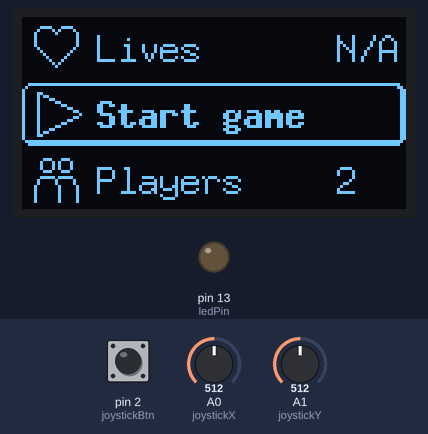
Bench run of a sketch on a simulated Arduino Uno, built with avr-gcc and run on an emulated ATmega328P. Parts: 128×64 one-colour display, output pins drawn as LEDs (lit = HIGH). Inputs (shaded band) come from the test bench; at power-on: A1 (joystickY) = 512, A0 (joystickX) = 512, pin 2 (joystickBtn) HIGH. Random numbers use the default seed unless the sketch sets one.

Above: at 1.3 s.
1.4 s: A1 (joystickY) set to 190
At 1.54 s:
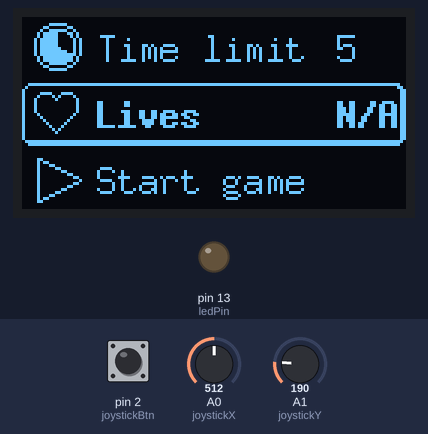
3.3 s: A0 (joystickX) set to 208
4.8 s: A0 (joystickX) set to 193
At 5.86 s:
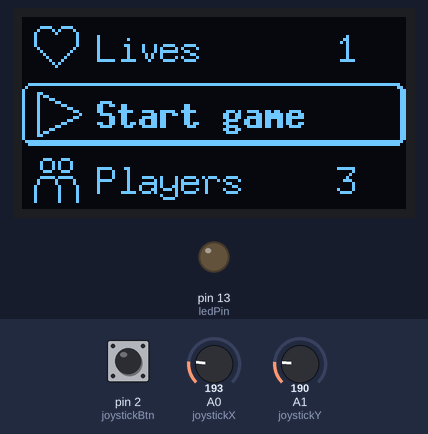
7.1 s: pin 2 (joystickBtn) pulled LOW for 1 s
At 7.95 s:
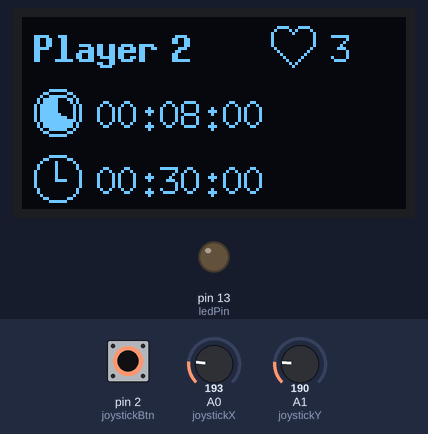
8.7 s: pin 2 (joystickBtn) pulled LOW for 0.15 s
At 8.9 s:
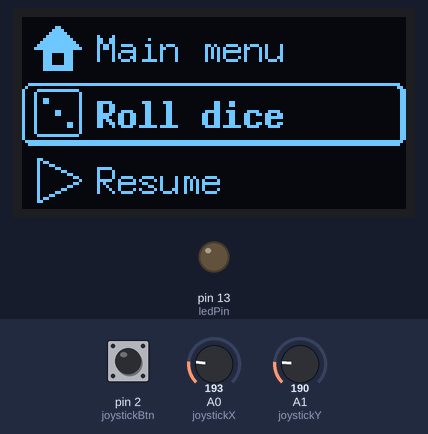

The sketch:

boardgame_clock.ino
```cpp
/*
File: boardgame_clock.ino
Author: Pontus Martinsson
Date: 2023-12-10
Description: This program uses an oled-display and a joystick to create a tool intended for use with board games.
*/

#include <U8g2lib.h>
#include <RtcDS3231.h>
#include "bitmaps.h"

#define joystickX A0
#define joystickY A1
#define joystickBtn 2
#define ledPin 13

U8G2_SSD1306_128X64_NONAME_F_SW_I2C u8g2(U8G2_R0, SCL, SDA, U8X8_PIN_NONE); // display object

// variables used for navigation in menus
int selectedItem = 0;
int previousItem;
int nextItem;
bool buttonState;
bool buttonToggle;
int currentMenuItems;

// constants for object position, for convenience
const int previousItemYPosition = 15;
const int selectedItemYPosition = 37;
const int nextItemYPosition = 59;
const int labelXPosition = 25;

// additional variables
int currentPlayer;
int dice = random(1, 6);
int currentScreen = 0;
int timeWarning = 20;

// additional arrays
int settingValue[mainMenuItems] { 0, 2, 0, 5, 0 }; // default setting values
int playerLives[10] {};

// fonts
const uint16_t regularFont = u8g2_font_7x13_mf;
const uint16_t boldFont = u8g2_font_7x13B_mf;

// variables used to keep track of time
unsigned long lastUpdateMillis;
unsigned long gameStartMillis;
unsigned long turnStartMillis;

void setup() {
  pinMode(joystickBtn, INPUT_PULLUP);
  pinMode(ledPin, OUTPUT);

  u8g2.begin();
  u8g2.setBitmapMode(1);
  u8g2.setColorIndex(1);
  u8g2.setPowerSave(0);

  // start in the main menu
  menu();
  drawMenu();
}

// help function for reading the joystick's x-value
int readJoystickX() {
  if (analogRead(joystickX) >= 823) {
    return (1);
  }
  else if (analogRead(joystickX) <= 200) {
    return (-1);
  }
}

// help function for reading the joystick's y-value
int readJoystickY() {
  if (analogRead(joystickY) >= 823) {
    return (-1);
  }
  else if (analogRead(joystickY) <= 200) {
    return (1);
  }
}

// read the joystick button and apply changes accordingly
void joystickButton() {
  buttonState = digitalRead(joystickBtn);

  if (buttonState == false && buttonToggle == false) {
    if (currentScreen == 0 && selectedItem == 0) { // start game
      gameStartMillis = millis();
      turnStartMillis = millis();
      currentPlayer = 1;
      buttonToggle = true;
      currentScreen = 1;

      for (int i = 1; i <= settingValue[1]; i++) {
        playerLives[i] = settingValue[4];
      }
    }
    else if (currentScreen == 1) { // pause
      currentScreen = 2;
      buttonToggle = true;
      menu();
      drawMenu();
    }
    else if (currentScreen == 2) { // game menu
      if (selectedItem == 0) { // resume
        currentScreen = 1;
        buttonToggle = true;
      }
      else if (selectedItem == 1) { // life menu
        currentScreen = 3;
        buttonToggle = true;
        selectedItem = 0;
        menu();
        drawMenu();
      }
      else if (selectedItem == 2) { // main menu
        currentScreen = 0;
        buttonToggle = true;
        selectedItem = 0;
        menu();
        drawMenu();
      }
      else if (selectedItem == 3) { // roll dice
        dice = 0;
        drawMenu();
        dice = random(1, 7);
        drawMenu();
      }
    }
    else if (currentScreen == 3) { // life menu
      if (selectedItem == 0) { // back
        currentScreen = 2;
        buttonToggle = true;
        selectedItem = 0;
        menu();
        drawMenu();
      }
    }
  }
  else if (buttonToggle == true && buttonState == true) {
    buttonToggle = false;
  }
}

// navigate menu up and down
void scrollMenu() {
  if (readJoystickY() == 1) {
    selectedItem = selectedItem - 1;

    if (selectedItem < 0) {
      selectedItem = currentMenuItems - 1;
    }
    drawMenu();
  }
  else if (readJoystickY() == -1) {
    selectedItem = selectedItem + 1;

    if (selectedItem >= currentMenuItems) {
      selectedItem = 0;
    }
    drawMenu();
  }
}

// change the appropriate value
void changeValue() {
  const int settingValueIncrement[mainMenuItems] { 0, 1, 10, 1, 1 };
  const int settingValueMaximum[mainMenuItems] { 0, 10, 720, 20, 999 };
  const int settingValueMinimum[mainMenuItems] { 0, 2, 0, 0, 0};

   if (currentScreen == 0) { // main menu

    if (readJoystickX() == -1) {
      settingValue[selectedItem] += settingValueIncrement[selectedItem];

      if (settingValue[selectedItem] > settingValueMaximum[selectedItem]) {
        settingValue[selectedItem] = settingValueMinimum[selectedItem];
      }
      drawMenu();
    }
    else if (readJoystickX() == 1) {
      settingValue[selectedItem] -= settingValueIncrement[selectedItem];

      if (settingValue[selectedItem] < settingValueMinimum[selectedItem]) {
        settingValue[selectedItem] = settingValueMaximum[selectedItem];
      }
      drawMenu();
    }
  }
  else if (currentScreen == 1) { // game screen
    if (readJoystickX() == -1) {
      currentPlayer += 1;
      turnStartMillis = millis();

      if (currentPlayer > settingValue[1]) {
        currentPlayer = 1;
      }
      drawGame();
    }
    else if (readJoystickX() == 1) {
      currentPlayer -= 1;
      turnStartMillis = millis();

      if (currentPlayer <= 0) {
        currentPlayer = settingValue[1];
      }
      drawGame();
    }
    else if (readJoystickY() == 1) {
      playerLives[currentPlayer] += 1;

      if (playerLives[currentPlayer] > settingValueMaximum[4]) {
        playerLives[currentPlayer] = settingValueMinimum[4];
      }
      drawGame();
    }
    else if (readJoystickY() == -1) {
      playerLives[currentPlayer] -= 1;

      if (playerLives[currentPlayer] < settingValueMinimum[4]) {
        currentPlayer = settingValueMaximum[4];
      }
      drawGame();
    }
  }
  else if (currentScreen == 3) { // life menu
    if (readJoystickX() == -1) {
      playerLives[selectedItem] += settingValueIncrement[4];

      if (playerLives[selectedItem] > settingValueMaximum[4]) {
        playerLives[selectedItem] = settingValueMinimum[4];
      }
      drawMenu();
    }
    else if (readJoystickX() == 1) {
      playerLives[selectedItem] -= settingValueIncrement[4];

      if (playerLives[selectedItem] < settingValueMinimum[4]) {
        playerLives[selectedItem] = settingValueMaximum[4];
      }
      drawMenu();
    }
  }
}

// operate the active menu
void menu() {
  if (currentScreen == 0) {
    currentMenuItems = mainMenuItems;
  }
  else if (currentScreen == 2) {
    currentMenuItems = pauseMenuItems;
  }
  else if (currentScreen == 3) {
    currentMenuItems = settingValue[1] + 1;
  }

  joystickButton();
  scrollMenu();
  changeValue();
}

// draw the appropriate menu
void drawMenu() {
  if (selectedItem == 0) { previousItem = currentMenuItems - 1; }  // if the first item is selected - previous item is the last item
  else { previousItem = selectedItem - 1; }

  if (selectedItem == currentMenuItems - 1) { nextItem = 0; }  // if the last item is selected - next item is the first item
  else { nextItem = selectedItem + 1; }

  int currentMenuArray;
  if (currentScreen == 0) { currentMenuArray = 0; }
  else if (currentScreen == 2) { currentMenuArray = 1; }
  else if (currentScreen == 3) { currentMenuArray = 2; }

  u8g2.clearBuffer();

  u8g2.drawXBMP(0, 22, 128, 21, bitmapItemSelectionOutline); // draw selection outline
  drawMenuItem(currentMenuArray, previousItem, regularFont, previousItemYPosition); // draw previous item
  drawMenuItem(currentMenuArray, selectedItem, boldFont, selectedItemYPosition); // draw selected item
  drawMenuItem(currentMenuArray, nextItem, regularFont, nextItemYPosition); // draw next item

  u8g2.sendBuffer();
}

// draw menu item
void drawMenuItem(int menu, int item, uint16_t font, int yPosition) {
  char visibleValue[3]; // empty array for converting int to char

  // draw outline and label
  u8g2.setFont(font);
  if (menu == 2) {
    if (item == 0) {
      u8g2.drawStr(labelXPosition, yPosition, "Back");
    }
    else {
      u8g2.drawStr(labelXPosition, yPosition, "Player");
      itoa(item, visibleValue, 10);
      u8g2.drawStr(69, yPosition, visibleValue);
    }
  }
  else {
    u8g2.drawStr(labelXPosition, yPosition, labels[menu][item]);
  }

  // draw the appropriate icon
  if (menu == 1 && item == pauseMenuItems -1) {
    u8g2.drawXBMP(4, yPosition - 13, 16, 16, bitmapDiceIcons[dice]); // draw dice icon
  }
  else if (menu == 2) {
    if (item == 0) { u8g2.drawXBMP(4, yPosition - 13, 16, 16, bitmapBackIcon); }
    else {u8g2.drawXBMP(4, yPosition - 13, 16, 16, bitmapLifeIcon); } // draw life icon
  }
  else {
    u8g2.drawXBMP(4, yPosition - 13, 16, 16, bitmapMenuIcons[menu][item]); // draw icon
  }

  // draw value
  if (menu == 0) {
    if (settingValue[item] != 0) {
      itoa(settingValue[item], visibleValue, 10); // convert int to char
      u8g2.drawStr(105, yPosition, visibleValue);
    }
    else if (item != 0) { // do not draw a setting value for the first item (start/resume)
      u8g2.drawStr(105, yPosition, "N/A");
    }
  }
  else if (menu == 2) {
    if (playerLives[item] != 0) {
      itoa(playerLives[item], visibleValue, 10); // convert int to char
      u8g2.drawStr(105, yPosition, visibleValue);
    }
    else if (item != 0) { // do not draw a setting value for the first item (start/resume)
      u8g2.drawStr(105, yPosition, "ded");
    }
  }
}

// method to calculate how much time is left and apply that to a char in the HH:MM:SS format
void timeLeft(int settingValNum, char* result, unsigned long startMillis) {
  long secondsLeft = (settingValue[settingValNum] * 60UL) - ((millis() - startMillis) / 1000); // calculate number of seconds left

  if (secondsLeft < timeWarning && settingValNum == 3) { // if almost out of time, light up led
    digitalWrite(ledPin, true);
  }
  else if (settingValNum == 3) {
    digitalWrite(ledPin, false);
  }

  if (secondsLeft > 0) {
    // calculate remaining time
    int remainingHours = secondsLeft / 3600;
    int leftoverSeconds = secondsLeft % 3600;
    int remainingMinutes = leftoverSeconds / 60;
    int remainingSeconds = leftoverSeconds % 60;

    sprintf(result, "%02d:%02d:%02d", remainingHours, remainingMinutes, remainingSeconds); // apply the remaining time to a char in HH:MM:SS format
  }
  else {
    strcpy(result, "00:00:00"); // copy "00:00:00" to a char
  }
}

// operate the game screen
void game() {
  if (lastUpdateMillis + 350 < millis()) { // only update time once every 350 ms
    drawGame();
  lastUpdateMillis = millis();
  }
  joystickButton();
  changeValue();
}

// draw the game screen
void drawGame() {
  char numberChar[8]; // empty char

  u8g2.clearBuffer();

  // whose turn it is
  u8g2.setFont(boldFont);
  u8g2.drawStr(4, previousItemYPosition, "Player");
  itoa(currentPlayer, numberChar, 10);
  u8g2.drawStr(50, previousItemYPosition, numberChar);

  // how many lives the current player has
  u8g2.setFont(regularFont);
  u8g2.drawXBMP(83, previousItemYPosition - 13, 16, 16, bitmapLifeIcon);
  itoa(playerLives[currentPlayer], numberChar, 10);
  u8g2.drawStr(103, previousItemYPosition, numberChar);

  // how much time is left on this turn
  u8g2.drawXBMP(4, selectedItemYPosition - 13, 16, 16, bitmapMenuIcons[0][3]);
  timeLeft(3, numberChar, turnStartMillis);
  u8g2.drawStr(labelXPosition, selectedItemYPosition, numberChar);

  // how much time is left in total
  u8g2.drawXBMP(4, nextItemYPosition - 13, 16, 16, bitmapMenuIcons[0][2]);
  timeLeft(2, numberChar, gameStartMillis);
  u8g2.drawStr(labelXPosition, nextItemYPosition, numberChar);

  u8g2.sendBuffer();
}

// no explanation needed
void loop() {
  if (currentScreen == 1) { game(); }
  else { menu(); }
}
```

Source omitted: bitmaps.h (data table, 7187 bytes)

Measured:
- the behaviour switches between 201 and 200 on A0 (joystickX) (found by bisection; images 1 and 2)
- after the input at 1.4 s, the display: changes after 0.10 s (image 1)
